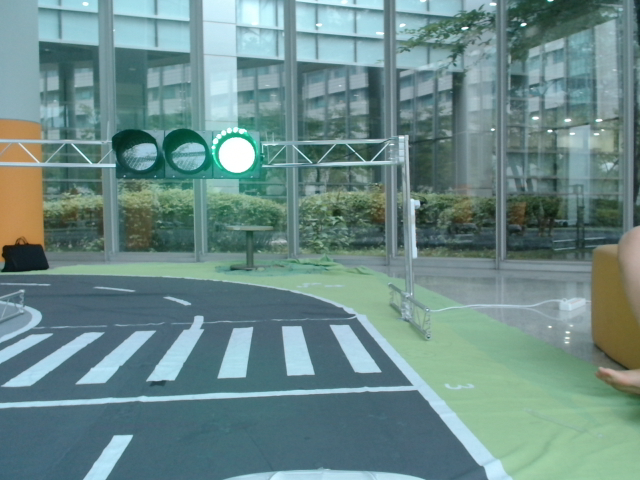
#> input picture src/camera_perception_pkg/camera_perception_pkg/lib/Collected_Datasets/sample_dataset/sample01.png, 640 x 480 px, found by its file name
$ jupyter execute --allow-errors '04_시리얼_통합.ipynb'
#> lines starting #> are read from the running program, lines starting #| are printed output that depends on the picture; after the words box and inside, x2 and y2 are one past the last pixel; in counts of white or black regions, pixels touching at a corner belong together
### src/camera_perception_pkg/camera_perception_pkg/lib/camera_perception_func_lib.py
import cv2
import numpy as np
import sys
import os
from typing import Tuple

message = """
 ____    ___   ____    ____
|  _ \  / _ \ / ___|  |___ \
| |_) || | | |\___ \    __) |
|  _ < | |_| | ___) |  / __/
|_| \_\ \___/ |____/  |_____|

    _            _
   / \    _   _ | |_   ___
  / _ \  | | | || __| / _ \  _____
 / ___ \ | |_| || |_ | (_) ||_____|
/_/   \_\ \__,_| \__| \___/

__     __       _      _        _
\ \   / /  ___ | |__  (_)  ___ | |  ___
 \ \ / /  / _ \| '_ \ | | / __|| | / _ \
  \ V /  |  __/| | | || || (__ | ||  __/
   \_/    \___||_| |_||_| \___||_| \___|

"""
print(message)

print("ROS2 기반 자율주행 설계 및 구현")
print("Sungkyunkwan University Automation Lab.")

print("------------------Authors------------------")
print("Hyeong-Keun Hong <whaihong@g.skku.edu>")
print("Jinsun Lee <with23skku@g.skku.edu>")
print("Siwoo Lee <edenlee@g.skku.edu>")
print("Jae-Wook Jeon <jwjeon@skku.edu>")
print("------------------------------------------")

def dominant_gradient(image, theta_limit):
	right_limit_radian = np.deg2rad(90+(90-theta_limit))
	left_limit_radian = np.deg2rad(90-(90-theta_limit))

	(height, width) = (image.shape[0], image.shape[1])

	if image.dtype != np.uint8:
		image = cv2.normalize(image, None, 0, 255, cv2.NORM_MINMAX).astype('uint8')

	image_original = image.copy()

	try:
		lines = cv2.HoughLines(image, 1, np.pi/180, int(width*(25/640)))
		angles = []

		if lines is not None:
			for line in lines:
				for rho, theta in line:
					a = np.cos(theta)
					b = np.sin(theta)
					x0 = a*rho
					y0 = b*rho
					x1 = int(x0 + 1000*(-b))
					y1 = int(y0+1000*(a))
					x2 = int(x0 - 1000*(-b))
					y2 = int(y0 -1000*(a))

					if theta < right_limit_radian and theta > left_limit_radian:
						continue
					else:
						angle = np.arctan((x2-x1)/(y1-y2))*180/np.pi
						angles.append(angle)

						cv2.line(image_original, (x1,y1), (x2,y2), (255,255,255))

		if len(angles) == 0:
			result = 0.
		else:
			result = np.median(angles)

		return result
	except Exception as e:
		_, _, tb = sys.exc_info()
		print(f"gradient detection error = {e}, error line = {tb.tb_lineno}")
		exception_image_path = "./exception_image/"
		try:
			if not os.path.exists(exception_image_path):
				os.mkdir(exception_image_path)
		except OSError:
			print('Error: Creating directory. ' + exception_image_path)
		return 0.

def warpping(image, srcmat, dstmat):
	(h, w) = (image.shape[0], image.shape[1])
	transform_matrix = cv2.getPerspectiveTransform(srcmat, dstmat)
	minv = cv2.getPerspectiveTransform(dstmat, srcmat)
	_image = cv2.warpPerspective(image, transform_matrix, (w,h))
	return _image, minv

def bird_convert(img, srcmat, dstmat):
	srcmat = np.float32(srcmat)
	dstmat = np.float32(dstmat)
	img_warpped, minverse = warpping(img, srcmat, dstmat)
	return img_warpped

def roi_rectangle_below(img, cutting_idx):
	img = img[cutting_idx:]
	return img

# [111 lines left out: functions draw_edge, draw_edges, edge_image_postproc, get_lane_center, get_traffic_light_color, not called in this run]


### education_notebooks/04_시리얼_통합.ipynb
# 04. 시리얼 통신 & 전체 파이프라인 통합

마지막으로, 앞서 배운 인지·판단 결과를 **하나의 제어 명령**으로 묶어 아두이노로 보내는 과정을 다룹니다.
- `protocol_convert_func_lib.convert_serial_message` — 조향/속도 → 시리얼 문자열
- `motion_planner_node` 의 **우선순위 판단 로직**(장애물 > 빨간불 > 주행)을 재현

## 공통 설정 실행
아래 셀은 **모든 노트북 맨 위에서 한 번 실행**합니다. 프로젝트 루트를 찾고, 실제 코드가 있는 `lib` 폴더들을 import 경로에 등록하며, 이미지 표시 헬퍼(`show`, `show_row`)를 정의합니다.

[cell 1]
# === 공통 설정: 프로젝트 루트 찾기 + 라이브러리 경로 등록 ===
import sys, math
from pathlib import Path
import numpy as np
import cv2
import matplotlib
import matplotlib.pyplot as plt
import matplotlib.font_manager as _fm

# 그래프 한글 라벨이 깨지지 않도록 한글 폰트 지정 (Windows=맑은고딕 / Linux=나눔고딕)
for _f in [r'C:\Windows\Fonts\malgun.ttf', '/usr/share/fonts/truetype/nanum/NanumGothic.ttf']:
    try:
        _fm.fontManager.addfont(_f)
        matplotlib.rcParams['font.family'] = _fm.FontProperties(fname=_f).get_name()
        break
    except Exception:
        pass
matplotlib.rcParams['axes.unicode_minus'] = False

def find_root(start):
    p = Path(start).resolve()
    for cand in [p, *p.parents]:
        if (cand / 'src' / 'camera_perception_pkg').exists():
            return cand
    raise RuntimeError('ros3_ws 루트를 찾지 못했습니다. 노트북을 education_notebooks/ 안에서 실행하세요.')

ROOT = find_root(Path.cwd())
print('프로젝트 루트:', ROOT)

# 각 패키지의 lib 경로를 import 경로에 등록
CAM_LIB   = ROOT/'src'/'camera_perception_pkg'/'camera_perception_pkg'/'lib'
LIDAR_LIB = ROOT/'src'/'lidar_perception_pkg'/'lidar_perception_pkg'/'lib'
DEC_LIB   = ROOT/'src'/'decision_making_pkg'/'decision_making_pkg'/'lib'
SER_LIB   = ROOT/'src'/'serial_communication_pkg'/'serial_communication_pkg'/'lib'
SAMPLES   = CAM_LIB/'Collected_Datasets'/'sample_dataset'
for p in (CAM_LIB, LIDAR_LIB, DEC_LIB, SER_LIB):
    sys.path.insert(0, str(p))

# Jupyter/터미널 어디서든 이미지를 인라인으로 보기 위한 헬퍼
def show(img, title='', cmap=None, figsize=(6,4)):
    plt.figure(figsize=figsize)
    if img.ndim == 3:
        plt.imshow(cv2.cvtColor(img, cv2.COLOR_BGR2RGB))   # OpenCV는 BGR, matplotlib은 RGB
    else:
        plt.imshow(img, cmap=cmap or 'gray')
    plt.title(title); plt.axis('off'); plt.tight_layout(); plt.show()

def show_row(imgs, titles=None, cmap=None, figsize=(14,4)):
    n = len(imgs); titles = titles or ['']*n
    plt.figure(figsize=figsize)
    for i,(im,t) in enumerate(zip(imgs, titles)):
        ax = plt.subplot(1, n, i+1)
        if im.ndim == 3: ax.imshow(cv2.cvtColor(im, cv2.COLOR_BGR2RGB))
        else: ax.imshow(im, cmap=cmap or 'gray')
        ax.set_title(t); ax.axis('off')
    plt.tight_layout(); plt.show()

print('OpenCV', cv2.__version__, '| NumPy', np.__version__)

## 1) 시리얼 프로토콜 — `convert_serial_message`
아두이노는 문자열 명령을 받습니다. 원본 함수는 아주 단순합니다:
```python
def convert_serial_message(steering, left_speed, right_speed):
    message = f"s{steering}l{left_speed}r{right_speed}\n"
    return message
```
`s`=조향, `l`=좌측속도, `r`=우측속도. 아두이노(`driving.ino`)가 이 문자를 파싱합니다.

[cell 2]
from protocol_convert_func_lib import convert_serial_message

print(repr(convert_serial_message(steering=7, left_speed=100, right_speed=100)))
#> (this line was passed over: protocol_convert_func_lib is not available in this run)
print(repr(convert_serial_message(steering=-7, left_speed=100, right_speed=100)))
#> (this line was passed over: protocol_convert_func_lib is not available in this run)
print(repr(convert_serial_message(steering=0, left_speed=0, right_speed=0)))   # 정지
#> (this line was passed over: protocol_convert_func_lib is not available in this run)

## 2) motion_planner 판단 로직 재현
`motion_planner_node.timer_callback()` 의 실제 **우선순위**:
1. **라이다 장애물 감지 → 즉시 정지** (steering=0, 속도=0)
2. 그 외 **빨간 신호등(가까이) → 정지**
3. 그 외 → **경로 기울기로 조향**, 기본 속도 100

아래는 이 규칙을 그대로 옮긴 통합 판단 함수입니다.

[cell 3]
import decision_making_function_lib as dm

def motion_plan(path, lidar_obstacle, traffic_light):
    # 1순위: 장애물
    if lidar_obstacle is True:
        return 0, 0, 0, '장애물 감지 -> 정지'
    # 2순위: 빨간불
    if traffic_light == 'Red':
        return 0, 0, 0, '빨간불 -> 정지'
    # 3순위: 주행
    if path is None or len(path) < 10:
        steer = 0
    else:
        s = dm.calculate_slope_between_points(path[-10], path[-1])
        steer = 7 if (s != 'inf' and s > 0) else (-7 if (s != 'inf' and s < 0) else 0)
    return steer, 100, 100, '정상 주행'

# 예시 경로 (02번 노트북과 동일 방식)
from scipy.interpolate import CubicSpline
def make_path(tg, car=(320,179)):
    xs=[p[0] for p in tg]+[car[0]]; ys=[p[1] for p in tg]+[car[1]]
    ys,xs = zip(*sorted(zip(ys,xs)))
    cs=CubicSpline(ys,xs,bc_type='natural'); yn=np.linspace(min(ys),max(ys),100)
    return list(zip(cs(yn), yn))

path = make_path([(300,40),(330,80),(370,120),(410,160)])   # 오른쪽 커브
#> (the rest of this cell did not finish here and is left out)

print(reason, '->', convert_serial_message(steer, ls, rs).strip())

## 3) 여러 시나리오 시뮬레이션
같은 경로라도 **장애물/신호등 상황**에 따라 최종 시리얼 명령이 어떻게 바뀌는지 한눈에 봅니다.

[cell 4]
scenarios = [
    ('평상시 주행(초록불)',        False, 'Green'),
    ('빨간불',                    False, 'Red'),
    ('장애물 감지',               True,  'Green'),
    ('장애물 + 빨간불(장애물 우선)', True,  'Red'),
]
print(f"{'시나리오':22s} | {'판단':14s} | 시리얼 명령")
print('-'*70)
#> (the rest of this cell did not finish here and is left out)

## 4) 전 과정 한 번에 (이미지 → 시리얼)
01~04에서 배운 것을 하나로 연결합니다: **카메라 이미지 → 차선 기울기 → 조향 → 시리얼 명령**.
(신호등/라이다는 상황 값으로 주입)

[cell 5]
import camera_perception_func_lib as cam

def full_pipeline(image_path, lidar_obstacle=False, traffic_light='Green'):
    img = cv2.imread(str(image_path))
    # --- 인지: 차선 기울기 ---
    src=[[238,316],[402,313],[501,476],[155,476]]
    h,w=img.shape[:2]; dst=[[round(w*.3),0],[round(w*.7),0],[round(w*.7),h],[round(w*.3),h]]
    roi = cam.roi_rectangle_below(cam.bird_convert(img,src,dst), 300)
    _, mask = cv2.threshold(cv2.cvtColor(roi,cv2.COLOR_BGR2GRAY),150,255,cv2.THRESH_BINARY)
    angle = cam.dominant_gradient(mask, theta_limit=45)
    # --- 인지 결과를 경로처럼 사용: 기울기 부호로 간단 경로 생성 ---
    tg = [(320+int(angle*k), 40+40*k) for k in range(4)]
    path = make_path(tg)
    # --- 판단 + 제어 ---
    st, ls, rs, why = motion_plan(path, lidar_obstacle, traffic_light)
    msg = convert_serial_message(st, ls, rs).strip()
    print(f'{Path(image_path).name}: 차선기울기 {angle:.1f}도 | {why} | 시리얼 = {msg}')
    return msg

full_pipeline(SAMPLES/'sample01.png', lidar_obstacle=False, traffic_light='Green')
#> in full_pipeline, img is the input picture: shape (480, 640, 3); mean B, G, R 136.6, 138.7, 107.8
#> in bird_convert, `img_warpped, minverse = warpping(img, srcmat, dstmat)`:
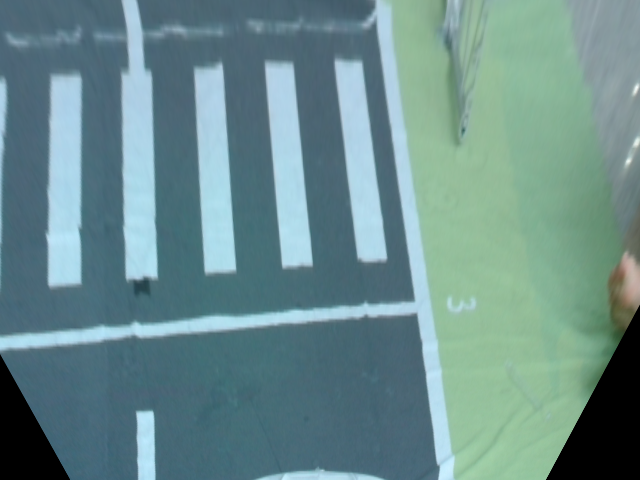
#> img_warpped: shape (480, 640, 3); mean B, G, R 140.7, 140.2, 106.6
#> in bird_convert, `img_warpped, minverse = warpping(img, srcmat, dstmat)`: minverse = [[0.603, -0.336, 118.9], [-0.0338, -0.181, 318.2], [-7.09e-05, -0.00107, 1]]
#> in roi_rectangle_below, `img = img[cutting_idx:]`:
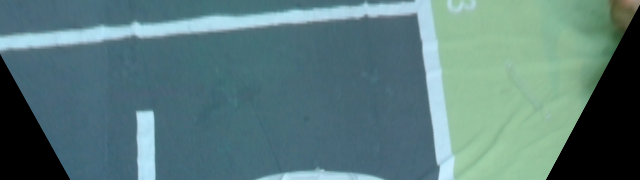
#> img: shape (180, 640, 3); mean of channels 0, 1, 2 122.8, 122.3, 89.3; drawn as B, G, R
#> in full_pipeline, `_, mask = cv2.threshold(cv2.cvtColor(roi,cv2.COLOR_BGR2GRAY),150,255,c..`:
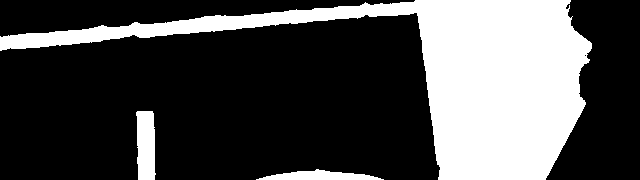
#> mask: shape (180, 640); 29.5% white; 3 white regions, box (x1, y1, x2, y2) and area: (0, 0, 592, 180) 31959, (136, 111, 156, 180) 1203, (256, 169, 384, 180) 829
#> the loop in dominant_gradient, `for line in lines:` made 4145 passes
#> line on passes 1 to 3: [[41, 1.5]], [[35, 1.52]], [[47, 1.48]]
#> after the loop in dominant_gradient, `for line in lines:`:
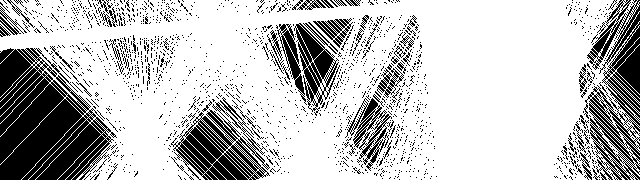
#> image_original: shape (180, 640); 75.3% white; 1586 black regions (1525 under 20 px), largest, box (x1, y1, x2, y2) and area: (0, 48, 117, 180) 9789, (584, 0, 640, 180) 4877, (171, 97, 270, 180) 3472
#> after the loop in dominant_gradient, `for line in lines:`: angles = 2034 values, max 44.03 at index 274, min -45 at index 0, mean -1.71
#> in dominant_gradient, `result = np.median(angles)`: result = 2.01
#> in full_pipeline, `tg = [(320+int(angle*k), 40+40*k) for k in range(4)]`: tg = [(320, 40), (322, 80), (324, 120), (326, 160)]
#> in full_pipeline, `path = make_path(tg)`: path = 100 pairs, first value 320 to 327, second value 40 to 179
#> (the call stopped at in motion_plan, `s = dm.calculate_slope_between_points(path[-10], path[-1])`: decision_making_function_lib is not available in this run)
full_pipeline(SAMPLES/'sample01.png', lidar_obstacle=True,  traffic_light='Green')
#> the loop in dominant_gradient (call 2), `for line in lines:` made 4145 passes
#> (the call stopped at in full_pipeline, `msg = convert_serial_message(st, ls, rs).strip()`: protocol_convert_func_lib is not available in this run)

$ run again, with src/camera_perception_pkg/camera_perception_pkg/lib/Collected_Datasets/sample_dataset/sample04.png copied over src/camera_perception_pkg/camera_perception_pkg/lib/Collected_Datasets/sample_dataset/sample01.png
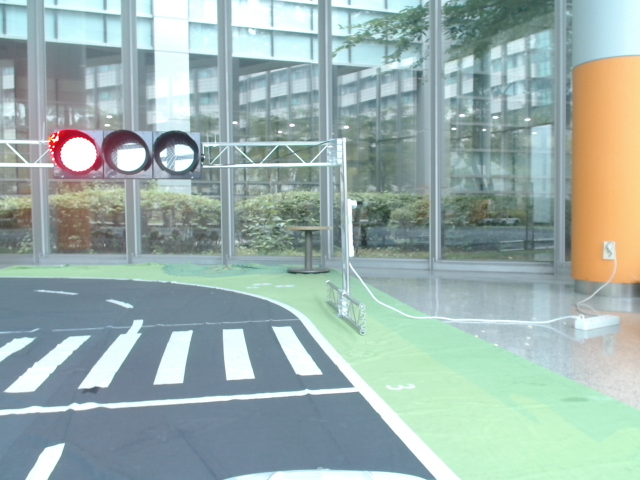
#> input picture src/camera_perception_pkg/camera_perception_pkg/lib/Collected_Datasets/sample_dataset/sample04.png, 640 x 480 px, found by its file name
#> in full_pipeline, img is the input picture: shape (480, 640, 3); mean B, G, R 172.6, 176.8, 157.5
#> minverse = [[0.603, -0.336, 118.9], [-0.0338, -0.181, 318.2], [-7.09e-05, -0.00107, 1]]
#> img: shape (180, 640, 3)
#> in full_pipeline, `_, mask = cv2.threshold(cv2.cvtColor(roi,cv2.COLOR_BGR2GRAY),150,255,c..`:
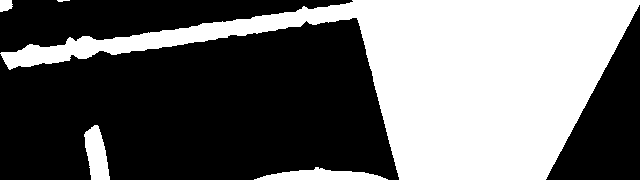
#> mask: shape (180, 640); 41.1% white; 5 white regions (1 under 20 px), largest, box (x1, y1, x2, y2) and area: (0, 0, 640, 180) 45175, (254, 167, 388, 180) 1010, (84, 125, 110, 180) 958, (0, 0, 13, 12) 130
#> the loop in dominant_gradient, `for line in lines:` made 5204 passes
#> line on passes 1 to 3: [[54, 1.48]], [[47, 1.5]], [[50, 1.5]]
#> after the loop in dominant_gradient, `for line in lines:`:
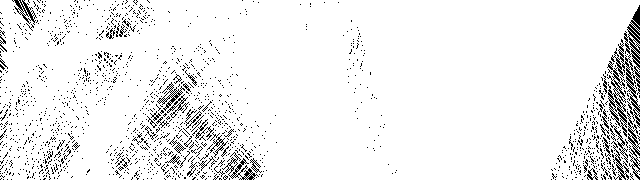
#> image_original: shape (180, 640); 93.5% white; black in thin lines or dots
#> after the loop in dominant_gradient, `for line in lines:`: angles = 3603 values, max 44.03 at index 43, min -45 at index 0, mean 0.516
#> result = 3.01
#> tg = [(320, 40), (323, 80), (326, 120), (329, 160)]
#> path = 100 pairs, first value 320 to 330.4, second value 40 to 179
#> the loop in dominant_gradient (call 2), `for line in lines:` made 5204 passes
